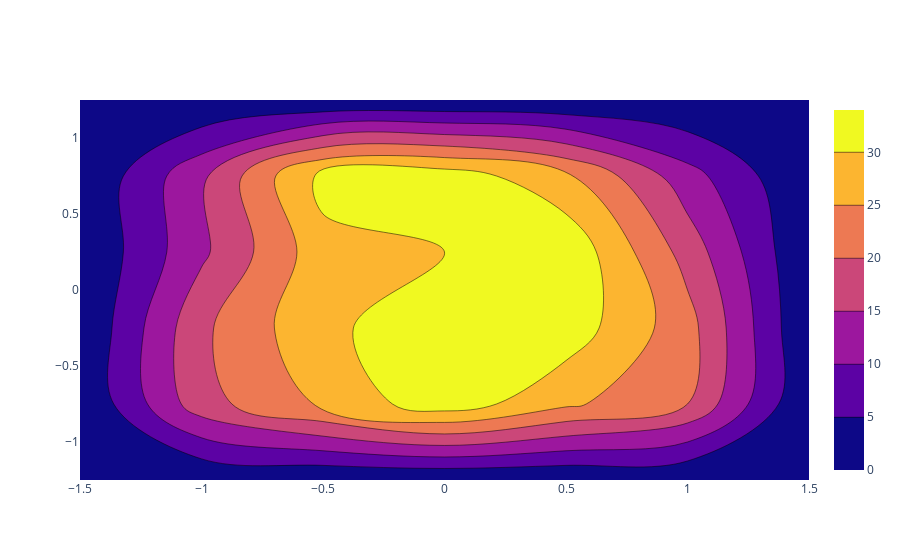

The notebook cell saved with this chart:
### Code cell
import plotly.graph_objects as go

import numpy as np
np.random.seed(1)

x = np.random.uniform(-1, 1, size=500)
y = np.random.uniform(-1, 1, size=500)

fig = go.Figure(go.Histogram2dContour(
        x = x,
        y = y
))

fig.show()

### Figure 1 — Plotly figure (JSON) as saved in the notebook; plotly's stock layout.template omitted (floating-point values rounded to 4 significant figures; data arrays with more than 128 entries replaced by an {"elided": "..."} marker saying what was removed)
{"data": [{"x": {"elided": "500 float values"}, "y": {"elided": "500 float values"}, "type": "histogram2dcontour"}], "layout": {}}
